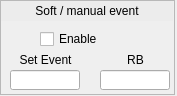
<?xml version="1.0" encoding="UTF-8"?>
<ui version="4.0">
 <class>Form</class>
 <widget class="QWidget" name="Form">
  <property name="geometry">
   <rect>
    <x>0</x>
    <y>0</y>
    <width>177</width>
    <height>96</height>
   </rect>
  </property>
  <property name="windowTitle">
   <string>Form</string>
  </property>
  <widget class="QFrame" name="frame">
   <property name="geometry">
    <rect>
     <x>0</x>
     <y>0</y>
     <width>175</width>
     <height>95</height>
    </rect>
   </property>
   <property name="frameShape">
    <enum>QFrame::StyledPanel</enum>
   </property>
   <property name="frameShadow">
    <enum>QFrame::Raised</enum>
   </property>
   <widget class="caTextEntry" name="catextentry">
    <property name="geometry">
     <rect>
      <x>10</x>
      <y>70</y>
      <width>70</width>
      <height>20</height>
     </rect>
    </property>
    <property name="channel" stdset="0">
     <string notr="true">$(EVG):SoftEvt-EvtCode-SP</string>
    </property>
    <property name="background">
     <color>
      <red>212</red>
      <green>219</green>
      <blue>157</blue>
     </color>
    </property>
    <property name="colorMode">
     <enum>caLineEdit::Static</enum>
    </property>
   </widget>
   <widget class="caLabel" name="calabel">
    <property name="geometry">
     <rect>
      <x>1</x>
      <y>1</y>
      <width>172</width>
      <height>20</height>
     </rect>
    </property>
    <property name="styleSheet">
     <string notr="true">background-color: rgb(236, 236, 236, 255);</string>
    </property>
    <property name="text">
     <string>Soft / manual event</string>
    </property>
    <property name="alignment">
     <set>Qt::AlignCenter</set>
    </property>
   </widget>
   <widget class="caLed" name="caled">
    <property name="geometry">
     <rect>
      <x>10</x>
      <y>30</y>
      <width>18</width>
      <height>18</height>
     </rect>
    </property>
    <property name="toolTip">
     <string>Master enable for the EVR. If not set then very little will happen.</string>
    </property>
    <property name="rectangular">
     <bool>false</bool>
    </property>
    <property name="channel" stdset="0">
     <string notr="true">$(EVG):SoftEvt-Enable-RB</string>
    </property>
    <property name="falseColor">
     <color>
      <red>255</red>
      <green>0</green>
      <blue>0</blue>
     </color>
    </property>
    <property name="trueColor">
     <color>
      <red>0</red>
      <green>205</green>
      <blue>0</blue>
     </color>
    </property>
    <property name="undefinedColor">
     <color>
      <red>255</red>
      <green>255</green>
      <blue>255</blue>
     </color>
    </property>
   </widget>
   <widget class="QLabel" name="label_29">
    <property name="geometry">
     <rect>
      <x>100</x>
      <y>50</y>
      <width>71</width>
      <height>20</height>
     </rect>
    </property>
    <property name="text">
     <string>RB</string>
    </property>
    <property name="alignment">
     <set>Qt::AlignCenter</set>
    </property>
   </widget>
   <widget class="caToggleButton" name="catogglebutton">
    <property name="geometry">
     <rect>
      <x>40</x>
      <y>30</y>
      <width>131</width>
      <height>18</height>
     </rect>
    </property>
    <property name="text">
     <string>Enable</string>
    </property>
    <property name="channel" stdset="0">
     <string notr="true">$(EVG):SoftEvt-Enable-Sel</string>
    </property>
   </widget>
   <widget class="caLineEdit" name="calineedit_8">
    <property name="geometry">
     <rect>
      <x>100</x>
      <y>70</y>
      <width>70</width>
      <height>20</height>
     </rect>
    </property>
    <property name="alignment">
     <set>Qt::AlignCenter</set>
    </property>
    <property name="channel" stdset="0">
     <string notr="true">$(EVG):SoftEvt-EvtCode-RB</string>
    </property>
   </widget>
   <widget class="QLabel" name="label_30">
    <property name="geometry">
     <rect>
      <x>10</x>
      <y>50</y>
      <width>71</width>
      <height>20</height>
     </rect>
    </property>
    <property name="text">
     <string>Set Event</string>
    </property>
    <property name="alignment">
     <set>Qt::AlignCenter</set>
    </property>
   </widget>
  </widget>
 </widget>
 <customwidgets>
  <customwidget>
   <class>caTextEntry</class>
   <extends>caLineEdit</extends>
   <header>caTextEntry</header>
  </customwidget>
  <customwidget>
   <class>caToggleButton</class>
   <extends>QCheckBox</extends>
   <header>caToggleButton</header>
  </customwidget>
  <customwidget>
   <class>caLabel</class>
   <extends>QLabel</extends>
   <header>caLabel</header>
  </customwidget>
  <customwidget>
   <class>caLed</class>
   <extends>QWidget</extends>
   <header>caLed</header>
  </customwidget>
  <customwidget>
   <class>caLineEdit</class>
   <extends>QLineEdit</extends>
   <header>caLineEdit</header>
  </customwidget>
 </customwidgets>
 <resources/>
 <connections/>
</ui>
